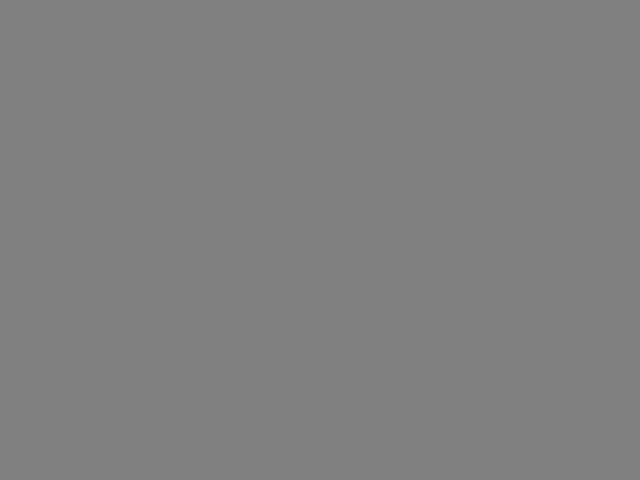
Frame 1 (no input)
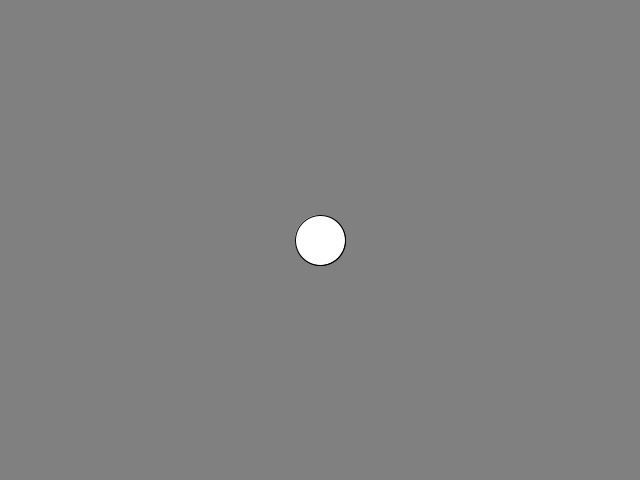
Frame 60 (the mouse pressed at the canvas centre just before this capture)
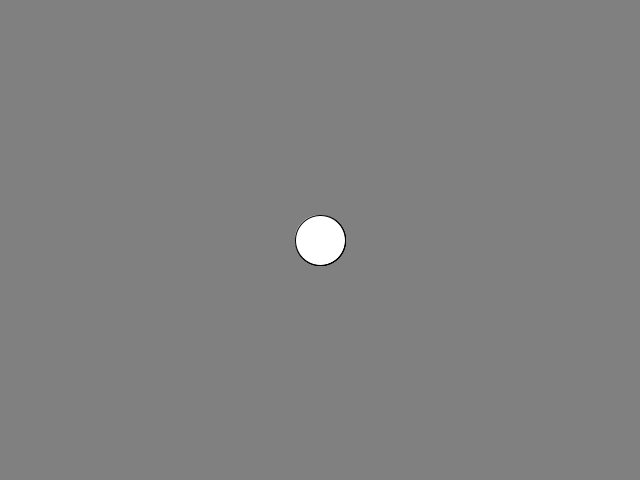
Frame 120 (the mouse held since frame 60 and released just before this capture)

The Processing sketch that drew these frames (run headless with seeded random() and noise(); from frame 60 on, the mouse is pressed at the canvas centre):

// Processing sketch: ListSample2
// ── ListSample2.pde
ElementList elements;

void setup() {
  size(640, 480);
  elements = new ElementList();
}

void draw() {
  background(128);
  
  // Every second
  if (frameCount % 60 == 0) {
    elements.add(new Element());  // Add new element.
  }

  elements.update();
  elements.display();
}

// ── Element.pde
class Element {
  PVector position;
  PVector velocity;
  
  Element() {
    // Initial position: Center of the window
    position = new PVector(width / 2, height / 2);
    
    // Velocity: random direction
    velocity = PVector.random2D();
  }
  
  void update() {
    // Move
    position.add(velocity);
  }
  
  void display() {
    ellipse(position.x, position.y, 50, 50);
  }
}

// ── ElementList.pde
class ElementList extends ArrayList<Element> {
  /**
   * Updates each element.
   */
  void update() {
    for (Element eachElement : this) {
      eachElement.display();
    }
  }
  
  /**
   * Displays each element.
   */
  void display() {
    for (Element eachElement : this) {
      eachElement.display();
    }
  }
}
